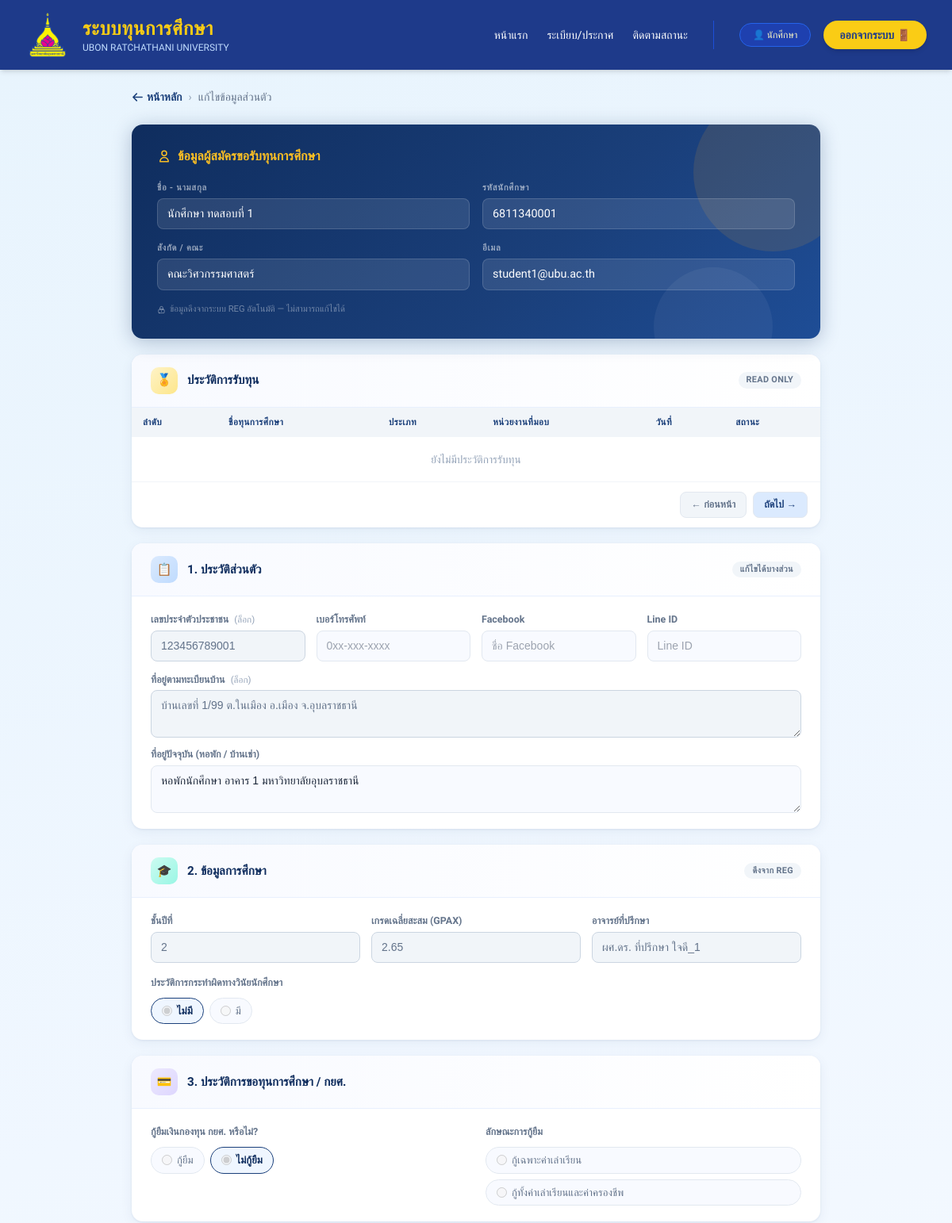
Before: /student/profile (signed in, upper part) with the older database file.
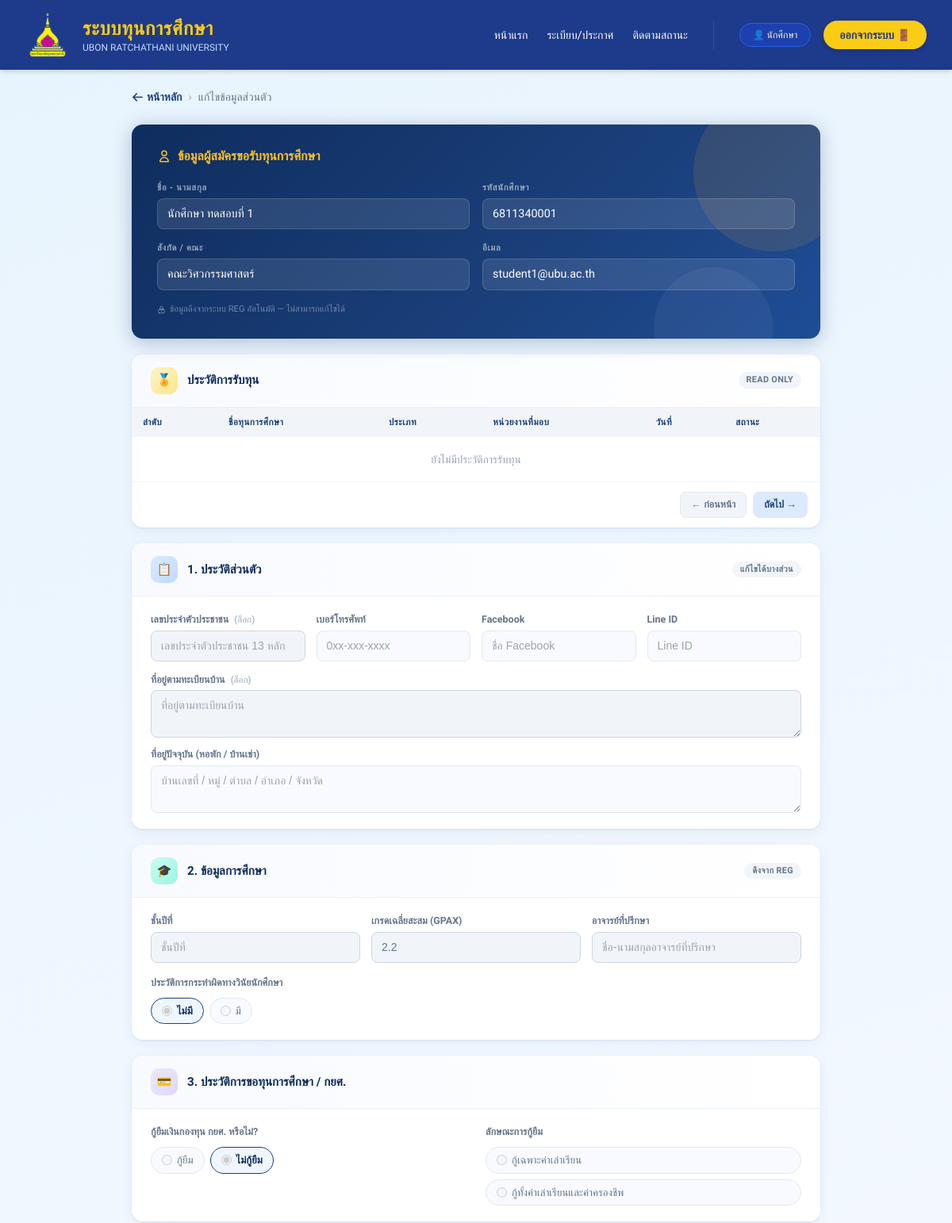
After: the same page with the newer database file.
### models.py (models this page shows, shortened)
class Student(db.Model):
    __tablename__ = 'student'
    id = db.Column(db.Integer, primary_key=True)
    student_id = db.Column(db.String(20), unique=True, nullable=False)
    password_hash = db.Column(db.String(200), nullable=True)
    name = db.Column(db.String(100), nullable=False)
    citizen_id = db.Column(db.String(13))       # [REG]
    address_domicile = db.Column(db.Text)       # [REG]
    email = db.Column(db.String(100))           # [REG]
    mobile = db.Column(db.String(20))           # [REG/Editable]
    address_current = db.Column(db.Text)        # [Self]
    facebook = db.Column(db.String(100))        # [Self]
    line_id = db.Column(db.String(100))         # [Self]
    faculty = db.Column(db.String(100))
    year = db.Column(db.String(10))             # เช่น "ปี 1"
    gpax = db.Column(db.Float)
    advisor_name = db.Column(db.String(100))
    disciplinary_status = db.Column(db.String(50))
    father_name = db.Column(db.String(100))     # [REG]
    mother_name = db.Column(db.String(100))     # [REG]
    father_job = db.Column(db.String(100))      # [Self]
    father_income = db.Column(db.Float)         # [Self]
    inc_father = db.Column(db.Float)            # [Self] เงินที่บิดาส่งให้ [NEW]
    father_health = db.Column(db.Text)          # [Self]
    mother_job = db.Column(db.String(100))      # [Self]
    mother_income = db.Column(db.Float)         # [Self]
    inc_mother = db.Column(db.Float)            # [Self] เงินที่มารดาส่งให้ [NEW]
    mother_health = db.Column(db.Text)          # [Self] ปัญหาสุขภาพมารดา [NEW]
    parents_status = db.Column(db.String(50))   # [Self]

### routes/student_routes.py (the view, shortened to what this page needs)
@student_bp.route("/profile", methods=["GET", "POST"])
def profile():
    if "user_id" not in session or session.get("role") != "student":
        return redirect(url_for("student.login"))
    current_student_id = session["user_id"]
    student_record = Student.query.filter_by(student_id=current_student_id).first()
    if not student_record:
        flash("ไม่พบข้อมูลนักศึกษา", "error")
        return redirect(url_for("student.login"))
    return render_template("student/profile.html", student=student_record)

### templates/student/profile.html (shortened to what this page needs)
{% extends "layouts/base.html" %}
{% block content %}
{% macro v(val) %}{% if val is none or val == 'None' or val == 'none' or val == 'NULL' %}{% else %}{{ val }}{% endif %}{% endmacro %}
<div class="page-bg">
<div class="container">
  <div class="breadcrumb">
    <a href="/student/dashboard">
      <svg xmlns="http://www.w3.org/2000/svg" width="15" height="15" fill="none" viewBox="0 0 24 24" stroke="currentColor"><path stroke-linecap="round" stroke-linejoin="round" stroke-width="2.5" d="M10 19l-7-7m0 0l7-7m-7 7h18"/></svg>
      หน้าหลัก
    </a>
    <span class="sep">›</span>
    <span class="cur">แก้ไขข้อมูลส่วนตัว</span>
  </div>
  <form action="" method="POST" id="profileForm">
  <div class="hero-card">
    <div class="hero-title">
      <svg xmlns="http://www.w3.org/2000/svg" width="18" height="18" fill="none" viewBox="0 0 24 24" stroke="currentColor"><path stroke-linecap="round" stroke-linejoin="round" stroke-width="2" d="M16 7a4 4 0 11-8 0 4 4 0 018 0zM12 14a7 7 0 00-7 7h14a7 7 0 00-7-7z"/></svg>
      ข้อมูลผู้สมัครขอรับทุนการศึกษา
    </div>
    <div class="hero-grid">
      <div class="hero-field"><label>ชื่อ - นามสกุล</label><div class="hero-val">{{ v(student.name) or '—' }}</div></div>
      <div class="hero-field"><label>รหัสนักศึกษา</label><div class="hero-val">{{ v(student.student_id) or '—' }}</div></div>
      <div class="hero-field"><label>สังกัด / คณะ</label><div class="hero-val">{{ v(student.faculty) or '—' }}</div></div>
      <div class="hero-field"><label>อีเมล</label><div class="hero-val">{{ v(student.email) or '—' }}</div></div>
    </div>
    <div class="hero-lock-note">
      <svg xmlns="http://www.w3.org/2000/svg" width="11" height="11" fill="none" viewBox="0 0 24 24" stroke="currentColor"><path stroke-linecap="round" stroke-linejoin="round" stroke-width="2" d="M12 15v2m-6 4h12a2 2 0 002-2v-6a2 2 0 00-2-2H6a2 2 0 00-2 2v6a2 2 0 002 2zm10-10V7a4 4 0 00-8 0v4h8z"/></svg>
      ข้อมูลดึงจากระบบ REG อัตโนมัติ — ไม่สามารถแก้ไขได้
    </div>
  </div>
  <div class="section-card">
    <div class="section-header">
      <div class="s-icon gold">🏅</div>
      <span class="s-title">ประวัติการรับทุน</span>
      <span class="s-badge">READ ONLY</span>
    </div>
    <div style="overflow-x:auto;">
      <table class="hist-table">
        <thead><tr>
          <th>ลำดับ</th><th>ชื่อทุนการศึกษา</th><th>ประเภท</th><th>หน่วยงานที่มอบ</th><th>วันที่</th><th>สถานะ</th>
        </tr></thead>
        <tbody><tr><td colspan="6">ยังไม่มีประวัติการรับทุน</td></tr></tbody>
      </table>
    </div>
    <div class="sib-footer">
      <button type="button" class="btn-pg prev">← ก่อนหน้า</button>
      <button type="button" class="btn-pg next">ถัดไป →</button>
    </div>
  </div>
  <div class="section-card">
    <div class="section-header">
      <div class="s-icon blue">📋</div>
      <span class="s-title">1. ประวัติส่วนตัว</span>
      <span class="s-badge">แก้ไขได้บางส่วน</span>
    </div>
    <div class="s-body">
      <div class="g4" style="margin-bottom:.875rem;">
        <div class="field-group">
          <span class="field-label">เลขประจำตัวประชาชน <span class="field-note">(ล็อก)</span></span>
          <input type="text" name="citizen_id" value="{{ v(student.citizen_id) }}" placeholder="เลขประจำตัวประชาชน 13 หลัก" class="locked" readonly>
        </div>
        <div class="field-group">
          <span class="field-label">เบอร์โทรศัพท์</span>
          <input type="text" name="mobile" value="{{ v(student.mobile) }}" placeholder="0xx-xxx-xxxx" class="editable-input" readonly>
        </div>
        <div class="field-group">
          <span class="field-label">Facebook</span>
          <input type="text" name="facebook" value="{{ v(student.facebook) }}" placeholder="ชื่อ Facebook" class="editable-input" readonly>
        </div>
        <div class="field-group">
          <span class="field-label">Line ID</span>
          <input type="text" name="line_id" value="{{ v(student.line_id) }}" placeholder="Line ID" class="editable-input" readonly>
        </div>
      </div>
      <div style="display:flex;flex-direction:column;gap:.75rem;">
        <div class="field-group">
          <span class="field-label">ที่อยู่ตามทะเบียนบ้าน <span class="field-note">(ล็อก)</span></span>
          <textarea name="address_domicile" rows="2" placeholder="ที่อยู่ตามทะเบียนบ้าน" class="locked" readonly>{{ v(student.address_domicile) }}</textarea>
        </div>
        <div class="field-group">
          <span class="field-label">ที่อยู่ปัจจุบัน (หอพัก / บ้านเช่า)</span>
          <textarea name="address_current" rows="2" placeholder="บ้านเลขที่ / หมู่ / ตำบล / อำเภอ / จังหวัด" class="editable-input" readonly>{{ v(student.address_current) }}</textarea>
        </div>
      </div>
    </div>
  </div>
  <div class="section-card">
    <div class="section-header">
      <div class="s-icon teal">🎓</div>
      <span class="s-title">2. ข้อมูลการศึกษา</span>
      <span class="s-badge">ดึงจาก REG</span>
    </div>
    <div class="s-body">
      <div class="g3" style="margin-bottom:1rem;">
        <div class="field-group">
          <span class="field-label">ชั้นปีที่</span>
          <input type="text" name="year" value="{{ v(student.year) }}" placeholder="ชั้นปีที่" class="locked" readonly>
        </div>
        <div class="field-group">
          <span class="field-label">เกรดเฉลี่ยสะสม (GPAX)</span>
          <input type="number" step="0.01" name="gpax" value="{{ v(student.gpax) }}" placeholder="0.00" class="locked" readonly>
        </div>
        <div class="field-group">
          <span class="field-label">อาจารย์ที่ปรึกษา</span>
          <input type="text" name="advisor_name" value="{{ v(student.advisor_name) }}" placeholder="ชื่อ-นามสกุลอาจารย์ที่ปรึกษา" class="locked" readonly>
        </div>
      </div>
      <div class="field-group">
        <span class="field-label">ประวัติการกระทำผิดทางวินัยนักศึกษา</span>
        <div class="radio-group">
          <label class="rpill"><input type="radio" name="disciplinary_status" value="ไม่มี" {% if student.disciplinary_status == 'ไม่มี' or not student.disciplinary_status %}checked{% endif %} disabled> ไม่มี</label>
          <label class="rpill"><input type="radio" name="disciplinary_status" value="มี" {% if student.disciplinary_status == 'มี' %}checked{% endif %} disabled> มี</label>
        </div>
      </div>
    </div>
  </div>
  <div class="section-card">
    <div class="section-header">
      <div class="s-icon purple">💳</div>
      <span class="s-title">3. ประวัติการขอทุนการศึกษา / กยศ.</span>
    </div>
    <div class="s-body">
      <div class="g2" style="gap:1.5rem;">
        <div class="field-group">
          <span class="field-label">กู้ยืมเงินกองทุน กยศ. หรือไม่?</span>
          <div class="radio-group">
            <label class="rpill"><input type="radio" name="loan_student_fund" value="TRUE"  {% if student.loan_student_fund %}checked{% endif %} class="editable-radio" disabled> กู้ยืม</label>
            <label class="rpill"><input type="radio" name="loan_student_fund" value="FALSE" {% if not student.loan_student_fund %}checked{% endif %} class="editable-radio" disabled> ไม่กู้ยืม</label>
          </div>
        </div>
        <div class="field-group">
          <span class="field-label">ลักษณะการกู้ยืม</span>
          <div class="radio-group" style="flex-direction:column;">
            <label class="rpill"><input type="radio" name="loan_type" value="ค่าเล่าเรียน"  {% if student.loan_type == 'ค่าเล่าเรียน' %}checked{% endif %} class="editable-radio" disabled> กู้เฉพาะค่าเล่าเรียน</label>
            <label class="rpill"><input type="radio" name="loan_type" value="ทั้งสองอย่าง" {% if student.loan_type == 'ทั้งสองอย่าง' %}checked{% endif %} class="editable-radio" disabled> กู้ทั้งค่าเล่าเรียนและค่าครองชีพ</label>
          </div>
        </div>
      </div>
    </div>
  </div>
        {% set ps = student.parents_status %}
      {% set ht = student.housing_status %}
      {% set ls = student.land_status %}
  </form>
</div>
</div>
{% endblock %}

### templates/layouts/base.html (shortened to what this page needs)
<!DOCTYPE html>
<html lang="th">
<head>
    <script src="https://cdn.tailwindcss.com"></script>
    <link rel="stylesheet" href="https://cdn.jsdelivr.net/npm/swiper@11/swiper-bundle.min.css" />
</head>
<body class="bg-sky-50 min-h-screen flex flex-col m-0 p-0">
    <header class="bg-blue-900 text-white shadow-md w-full sticky top-0 z-50">
        <div class="max-w-7xl mx-auto px-8 py-4 flex justify-between items-center w-full">
            <div class="flex items-center gap-4">
                <div class="w-14 h-14">
                    <img src="{{ url_for('static', filename='images/ubu_logo.png') }}" alt="UBU Logo" class="w-full h-full object-contain">
                </div>
                <div>
                    <h1 class="text-2xl font-bold text-yellow-400 tracking-wide">ระบบทุนการศึกษา</h1>
                    <p class="text-xs text-blue-200 uppercase">Ubon Ratchathani University</p>
                </div>
            </div>
           <nav class="hidden md:flex items-center gap-8">
                <div class="flex gap-6">
                    {% block nav_links %}
                    <a href="{{ url_for('student.dashboard') }}" class="text-white hover:text-yellow-400 py-2 text-sm font-medium transition-all">หน้าแรก</a>
                    <a href="#" class="text-white hover:text-yellow-400 py-2 text-sm font-medium transition-all">ระเบียบ/ประกาศ</a>
                    <a href="#" class="text-white hover:text-yellow-400 py-2 text-sm font-medium transition-all">ติดตามสถานะ</a>
                    {% endblock %}
                </div>
                <div class="flex items-center gap-4 border-l border-blue-700 pl-8">
                    <a href="{% block profile_link %}{{ url_for('student.profile') }}{% endblock %}" class="bg-blue-800 hover:bg-blue-700 px-4 py-1.5 rounded-full text-xs border border-blue-600 text-yellow-100 flex items-center gap-2 transition-all cursor-pointer">
                        👤 {% block role_name %}{{ session.get('user_data', {}).get('name', 'นักศึกษา') }}{% endblock %}
                    </a>
                    <a href="/logout" class="bg-yellow-400 text-blue-900 px-5 py-2 rounded-full font-bold hover:bg-yellow-300 transition-all shadow-md text-sm">
                        ออกจากระบบ 🚪
                    </a>
                </div>
            </nav>
        </div>
    </header>
    <main class="flex-grow">
        {% block content %}{% endblock %}
    </main>
</body>
</html>

### templates/layouts/base.html (style rules this page uses)
body { font-family: 'Prompt', sans-serif; }

Changed rows visible on the page:
changed Student "นักศึกษา ทดสอบที่ 1 6811340001 คณะวิศวกรรมศาสตร์ student1@ubu.ac.th": gpax "2.65" → "2.2"; citizen_id "123456789001" → (not shown); address_domicile "บ้านเลขที่ 1/99 ต.ในเมือง อ.เมือง จ.อุบลราชธานี" → (not shown); address_current "หอพักนักศึกษา อาคาร 1 มหาวิทยาลัยอุบลราชธานี" → (not shown); advisor_name "ผศ.ดร. ที่ปรึกษา ใจดี_1" → (not shown)
Other visible differences:
form field year: "2" → (not shown)
